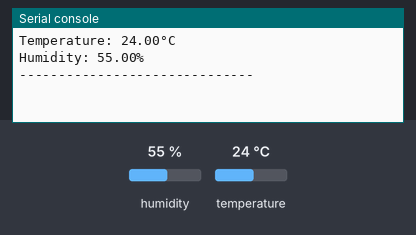
Recording of a program running on a simulated MicroPython board. Shown: the last lines printed to the serial console. The test bench sets the inputs (shaded band); at power-on: humidity 55 %, temperature 24 °C.

Above: at 1.2 s.
1.3 s: humidity set to 22 %
At 2.5 s:
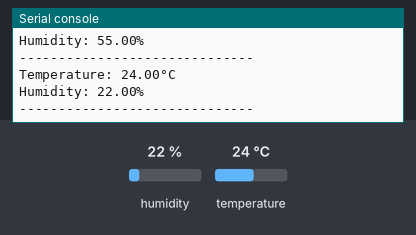
4.0 s: temperature set to 12 °C
At 4.9 s:
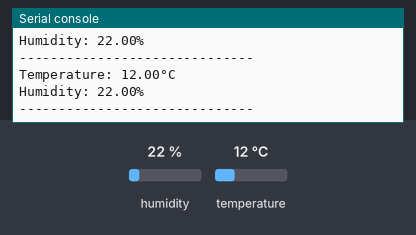
6.7 s: humidity set to 40 %
At 9.6 s:
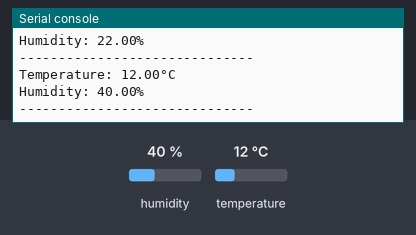
Timing chart, 0 to 11.1 s (numbered marks = the images above; inputs shaded):
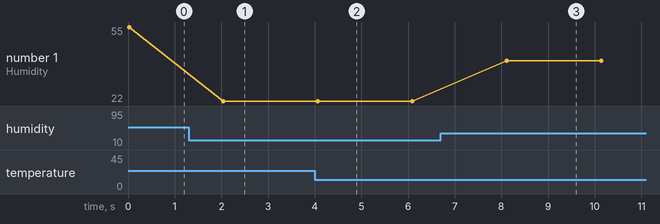

The program:

dht22_sensor.py
```python
import machine
import dht
import time

# Pin configuration
sensor = dht.DHT22(machine.Pin(4))   # GPIO4

while True:
    try:
        sensor.measure()  # Trigger measurement
        temp = sensor.temperature()   # Celsius
        hum = sensor.humidity()       # %

        # Print values
        print("Temperature: {:.2f}°C".format(temp))
        print("Humidity: {:.2f}%".format(hum))
        print("-" * 30)

    except OSError as e:
        print("Failed to read sensor:", e)

    time.sleep(2)  # Wait 2 seconds (required for DHT22)
```

Measured:
- after the input at 1.3 s, the serial console: prints a new line after 0.75 s (image 1)
- after the input at 4.0 s, the serial console: prints a new line after 0.07 s (image 2)
- after the input at 6.7 s, the serial console: prints a new line after 1.4 s (image 3)
- plotted number 1: 55 → 22 after the input at 1.3 s, 22 → 40 after the input at 6.7 s
